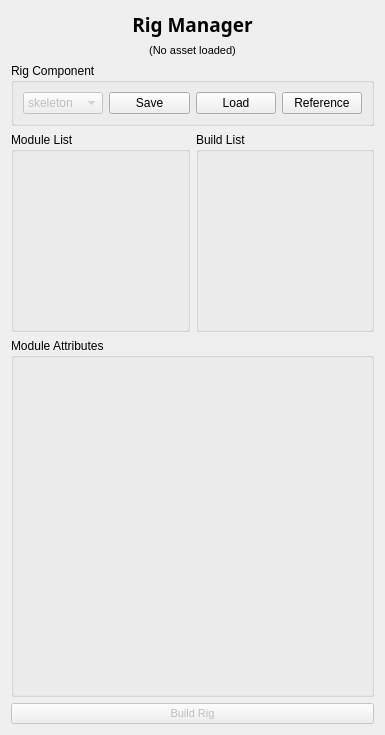
<?xml version="1.0" encoding="UTF-8"?>
<ui version="4.0">
 <class>Form</class>
 <widget class="QWidget" name="Form">
  <property name="geometry">
   <rect>
    <x>0</x>
    <y>0</y>
    <width>385</width>
    <height>735</height>
   </rect>
  </property>
  <property name="minimumSize">
   <size>
    <width>385</width>
    <height>735</height>
   </size>
  </property>
  <property name="windowTitle">
   <string>Form</string>
  </property>
  <layout class="QGridLayout" name="gridLayout">
   <item row="8" column="0" colspan="2">
    <widget class="QPushButton" name="build">
     <property name="enabled">
      <bool>false</bool>
     </property>
     <property name="font">
      <font>
       <family>MS Shell Dlg 2</family>
       <pointsize>8</pointsize>
       <weight>50</weight>
       <italic>false</italic>
       <bold>false</bold>
      </font>
     </property>
     <property name="text">
      <string>Build Rig</string>
     </property>
    </widget>
   </item>
   <item row="1" column="0" colspan="2">
    <layout class="QVBoxLayout" name="verticalLayout">
     <item>
      <layout class="QHBoxLayout" name="menuLayout">
       <property name="spacing">
        <number>0</number>
       </property>
      </layout>
     </item>
     <item>
      <layout class="QHBoxLayout" name="horizontalLayout_2">
       <item>
        <widget class="QLabel" name="label">
         <property name="font">
          <font>
           <family>Segoe UI Black</family>
           <pointsize>14</pointsize>
           <weight>75</weight>
           <bold>true</bold>
          </font>
         </property>
         <property name="text">
          <string>Rig Manager</string>
         </property>
         <property name="alignment">
          <set>Qt::AlignCenter</set>
         </property>
        </widget>
       </item>
      </layout>
     </item>
     <item>
      <widget class="QLabel" name="currentAssetLabel">
       <property name="font">
        <font>
         <family>Segoe UI</family>
         <pointsize>8</pointsize>
         <weight>50</weight>
         <italic>false</italic>
         <bold>false</bold>
        </font>
       </property>
       <property name="text">
        <string>(No asset loaded)</string>
       </property>
       <property name="alignment">
        <set>Qt::AlignCenter</set>
       </property>
      </widget>
     </item>
     <item>
      <layout class="QHBoxLayout" name="horizontalLayout" stretch="0">
       <item>
        <widget class="QGroupBox" name="groupBox">
         <property name="font">
          <font>
           <family>Segoe UI</family>
          </font>
         </property>
         <property name="title">
          <string>Rig Component</string>
         </property>
         <layout class="QGridLayout" name="gridLayout_2">
          <item row="1" column="0">
           <widget class="QComboBox" name="componentType">
            <property name="enabled">
             <bool>false</bool>
            </property>
            <property name="font">
             <font>
              <weight>50</weight>
              <bold>false</bold>
             </font>
            </property>
            <item>
             <property name="text">
              <string>skeleton</string>
             </property>
            </item>
            <item>
             <property name="text">
              <string>mesh</string>
             </property>
            </item>
            <item>
             <property name="text">
              <string>weights</string>
             </property>
            </item>
            <item>
             <property name="text">
              <string>cvs</string>
             </property>
            </item>
            <item>
             <property name="text">
              <string>animRig</string>
             </property>
            </item>
           </widget>
          </item>
          <item row="1" column="2">
           <widget class="QPushButton" name="loadComponent">
            <property name="text">
             <string>Load</string>
            </property>
           </widget>
          </item>
          <item row="1" column="4">
           <widget class="QPushButton" name="referenceComponent">
            <property name="text">
             <string>Reference</string>
            </property>
           </widget>
          </item>
          <item row="1" column="1">
           <widget class="QPushButton" name="saveComponent">
            <property name="text">
             <string>Save</string>
            </property>
           </widget>
          </item>
         </layout>
        </widget>
       </item>
      </layout>
     </item>
     <item>
      <layout class="QHBoxLayout" name="horizontalLayout_3">
       <item>
        <widget class="QGroupBox" name="groupBox_3">
         <property name="minimumSize">
          <size>
           <width>0</width>
           <height>200</height>
          </size>
         </property>
         <property name="maximumSize">
          <size>
           <width>16777215</width>
           <height>200</height>
          </size>
         </property>
         <property name="font">
          <font>
           <family>Segoe UI</family>
          </font>
         </property>
         <property name="title">
          <string>Module List</string>
         </property>
         <layout class="QHBoxLayout" name="horizontalLayout_4">
          <item>
           <layout class="QVBoxLayout" name="moduleListContainer">
            <property name="topMargin">
             <number>0</number>
            </property>
            <property name="rightMargin">
             <number>0</number>
            </property>
           </layout>
          </item>
         </layout>
        </widget>
       </item>
       <item>
        <widget class="QGroupBox" name="groupBox_4">
         <property name="minimumSize">
          <size>
           <width>0</width>
           <height>200</height>
          </size>
         </property>
         <property name="maximumSize">
          <size>
           <width>16777215</width>
           <height>200</height>
          </size>
         </property>
         <property name="font">
          <font>
           <family>Segoe UI</family>
          </font>
         </property>
         <property name="title">
          <string>Build List</string>
         </property>
         <layout class="QHBoxLayout" name="horizontalLayout_7">
          <item>
           <layout class="QVBoxLayout" name="buildListContainer">
            <property name="rightMargin">
             <number>0</number>
            </property>
           </layout>
          </item>
         </layout>
        </widget>
       </item>
      </layout>
     </item>
     <item>
      <widget class="QGroupBox" name="attributesBox">
       <property name="font">
        <font>
         <family>Segoe UI</family>
        </font>
       </property>
       <property name="title">
        <string>Module Attributes</string>
       </property>
       <layout class="QVBoxLayout" name="verticalLayout_2">
        <item>
         <layout class="QVBoxLayout" name="attributeLayoutContainer">
          <property name="spacing">
           <number>5</number>
          </property>
         </layout>
        </item>
        <item>
         <spacer name="verticalSpacer">
          <property name="orientation">
           <enum>Qt::Vertical</enum>
          </property>
          <property name="sizeHint" stdset="0">
           <size>
            <width>20</width>
            <height>40</height>
           </size>
          </property>
         </spacer>
        </item>
       </layout>
      </widget>
     </item>
    </layout>
   </item>
  </layout>
 </widget>
 <resources/>
 <connections/>
</ui>
